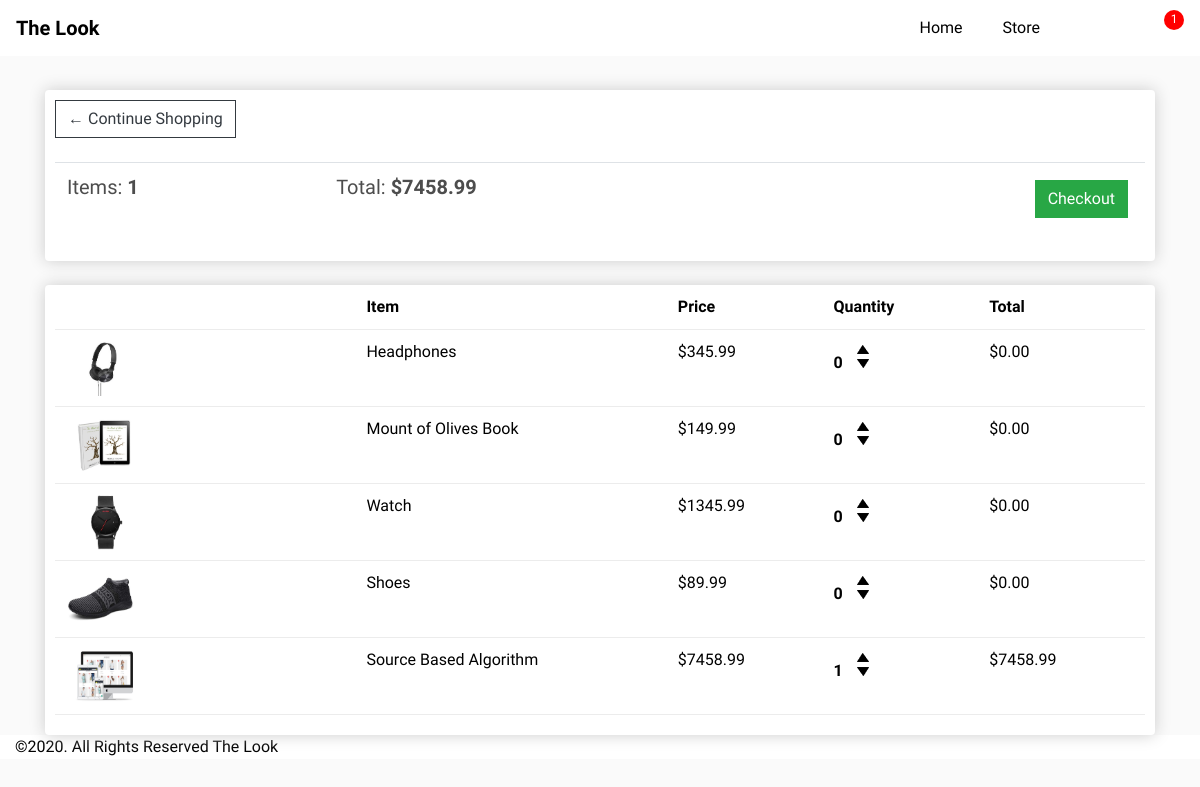
The app's page /cart/ (signed in), older data.
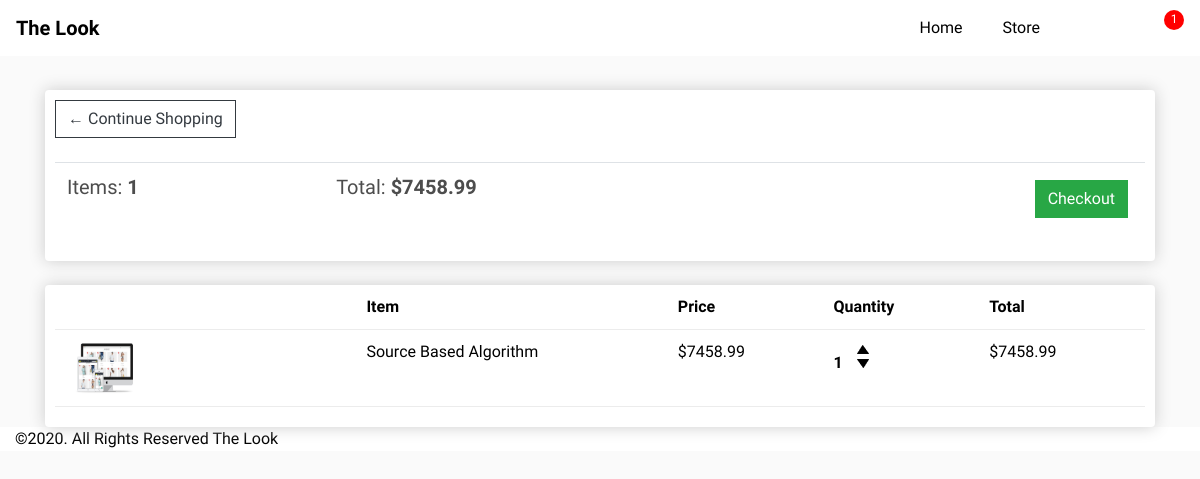
The same page, newer data.
### store/models.py (models this page shows, shortened)
class OrderItem(models.Model):
	product = models.ForeignKey(Product, on_delete=models.SET_NULL, null=True)
	order = models.ForeignKey(Order, on_delete=models.SET_NULL, null=True)
	quantity = models.IntegerField(default=0, null=True, blank=True)
	date_added = models.DateTimeField(auto_now_add=True)
	@property
	def get_total(self):
		total = self.product.price * self.quantity
		return total

class Product(models.Model):
	name = models.CharField(max_length=200)
	price = models.DecimalField(max_digits=7, decimal_places=2)
	digital = models.BooleanField(default=False,null=True, blank=True)
	brand = models.ForeignKey(Brand,on_delete=models.CASCADE)
	category = models.ManyToManyField(Category)
	collection = models.ManyToManyField(Collection)
	tags = models.ManyToManyField(Tag)
	image = models.ImageField(null=True, blank=True)
	@property
	def imageURL(self):
		try:
			url = self.image.url
		except:
			url = ''
		return url

### store/views.py (the view)
# urls.py: path('cart/', views.cart_view, name="cart"),
def cart_view(request):
    data = cartData(request)
    items = data['items']
    order = data['order']
    cartItems = data['cartItems']
    context = {
        'order' : order ,
        'items' : items,
        'cartItems' : cartItems,
        'shipping' : False,
    }
    return render(request, 'store/cart.html', context)

### store/models.py (called while the page is built)
	@property
	def get_cart_total(self):
		orderitems = self.orderitem_set.all()
		total = sum([item.get_total for item in orderitems])
		return total

	@property
	def get_cart_items(self):
		orderitems = self.orderitem_set.all()
		total = sum([item.quantity for item in orderitems])
		return total

### store/utils.py (called while the page is built)
def cartData(request):
	if request.user.is_authenticated:
		customer = request.user.customer
		order, created = Order.objects.get_or_create(customer=customer, complete=False)
		items = order.orderitem_set.all()
		cartItems = order.get_cart_items
	else:
		cookieData = cookieCart(request)
		cartItems = cookieData['cartItems']
		order = cookieData['order']
		items = cookieData['items']
	return {'cartItems':cartItems ,'order':order, 'items':items}

### store/templates/store/cart.html
{% extends 'store/main.html' %}
{% load static %}
{% block content %}
	<div class="row">
		<div class="col-lg-12">
			<div class="box-element">
				<a  class="btn btn-outline-dark" href="{% url 'store' %}">&#x2190; Continue Shopping</a>
				<br>
				<br>
				<table class="table">
					<tr>
						<th><h5>Items: <strong>{{cartItems}}</strong></h5></th>
						<th><h5>Total:<strong> ${{order.get_cart_total|floatformat:2}}</strong></h5></th>
						<th>
							<a  style="float:right; margin:5px;" class="btn btn-success" href="{% url 'checkout' %}">Checkout</a>
						</th>
					</tr>
				</table>
			</div>
			<br>
			<div class="box-element">
				<div class="cart-row">
					<div style="flex:2"></div>
					<div style="flex:2"><strong>Item</strong></div>
					<div style="flex:1"><strong>Price</strong></div>
					<div style="flex:1"><strong>Quantity</strong></div>
					<div style="flex:1"><strong>Total</strong></div>
				</div>
				{% for item in items %}
				<div class="cart-row">
					<div style="flex:2"><img class="row-image" src="{{item.product.imageURL}}"></div>
					<div style="flex:2"><p>{{item.product.name}}</p></div>
					<div style="flex:1"><p>${{item.product.price|floatformat:2}}</p></div>
					<div style="flex:1">
						<p class="quantity">{{item.quantity}}</p>
						<div class="quantity">
							<img data-product="{{item.product.id}}" data-action="add" class="chg-quantity update-cart" src="{% static  'images/arrow-up.png' %}">
							<img data-product="{{item.product.id}}" data-action="remove" class="chg-quantity update-cart" src="{% static  'images/arrow-down.png' %}">
						</div>
					</div>
					<div style="flex:1"><p>${{item.get_total|floatformat:2}}</p></div>
				</div>
				{% endfor %}
			</div>
		</div>
	</div>
{% endblock content %}

Row changes from the older to the newer data that the page shows:
removed OrderItem: product.imageURL (picture), product.name "Headphones", product.price "345.99", quantity "0", get_total "0.00"
removed OrderItem: product.imageURL (picture), product.name "Mount of Olives Book", product.price "149.99", quantity "0", get_total "0.00"
removed OrderItem: product.imageURL (picture), product.name "Watch", product.price "1345.99", quantity "0", get_total "0.00"
removed OrderItem: product.imageURL (picture), product.name "Shoes", product.price "89.99", quantity "0", get_total "0.00"
